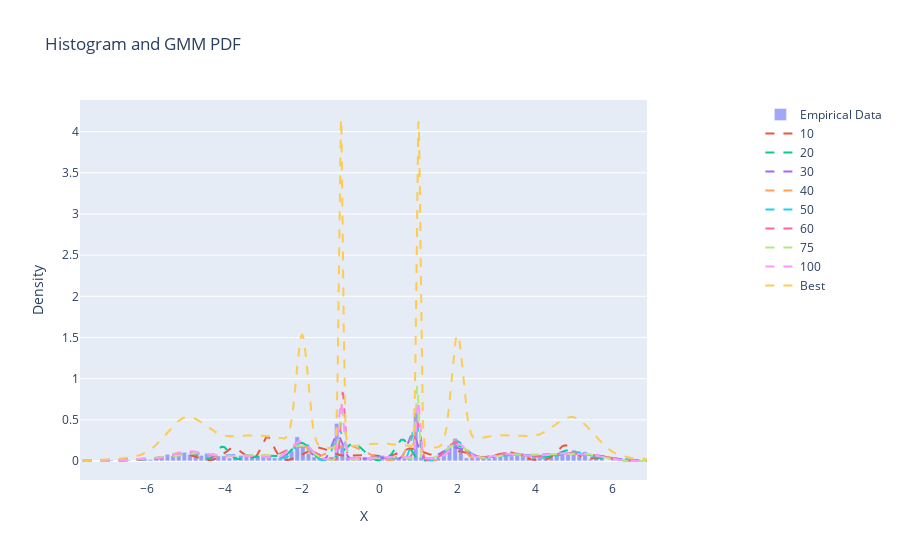

Write notebook code for a chart like this one.
### Code cell
from distribution_optimization_py.gaussian_mixture import compare_solutions_plotly

best_solution = np.array([0.5] * 11 + [0.5, 1.5, 1.0, 0.15, 0.05, 1.0, 0.05, 0.15, 1.0, 1.5, 0.5] + [-5.0, -4.0, -3.0, -2.0, -1.0, 0.0, 1.0, 2.0, 3.0, 4.0, 5.0])

solutions = list(nr_of_bins_to_solution.values())
labels = [f"{nr_of_bins}" for nr_of_bins in nr_of_bins_to_solution.keys()]

compare_solutions_plotly(
    random_data,
    11,
    solutions + [best_solution],
    labels + ["Best"],
    bins=100,
)

### Figure 1 — Plotly figure (JSON) as saved in the notebook; plotly's stock layout.template omitted (floating-point values rounded to 4 significant figures; data arrays with more than 128 entries replaced by an {"elided": "..."} marker saying what was removed)
{"data": [{"name": "Empirical Data", "opacity": 0.6, "type": "bar", "x": [-7.652, -7.507, -7.361, -7.216, -7.071, -6.925, -6.78, -6.635, -6.489, -6.344, -6.198, -6.053, -5.908, -5.762, -5.617, -5.472, -5.326, -5.181, -5.035, -4.89, -4.745, -4.599, -4.454, -4.309, -4.163, -4.018, -3.872, -3.727, -3.582, -3.436, -3.291, -3.145, -3.0, -2.855, -2.709, -2.564, -2.419, -2.273, -2.128, -1.982, -1.837, -1.692, -1.546, -1.401, -1.256, -1.11, -0.9648, -0.8194, -0.674, -0.5286, -0.3833, -0.2379, -0.09251, 0.05287, 0.1983, 0.3436, 0.489, 0.6344, 0.7798, 0.9252, 1.071, 1.216, 1.361, 1.507, 1.652, 1.797, 1.943, 2.088, 2.234, 2.379, 2.524, 2.67, 2.815, 2.96, 3.106, 3.251, 3.397, 3.542, 3.687, 3.833, 3.978, 4.124, 4.269, 4.414, 4.56, 4.705, 4.85, 4.996, 5.141, 5.287, 5.432, 5.577, 5.723, 5.868, 6.013, 6.159, 6.304, 6.45, 6.595, 6.74], "y": [0.006253, 0, 0, 0, 0, 0.01251, 0, 0, 0.01251, 0, 0.01251, 0.02501, 0.01876, 0.03127, 0.03752, 0.08129, 0.06253, 0.1001, 0.1063, 0.08129, 0.06879, 0.06879, 0.0938, 0.0938, 0.06253, 0.06253, 0.03752, 0.05628, 0.06879, 0.06879, 0.06879, 0.05003, 0.07504, 0.06879, 0.03752, 0.03752, 0.0938, 0.1251, 0.2939, 0.1813, 0.0938, 0.05003, 0.03127, 0.01251, 0.05003, 0.4565, 0.1938, 0.05003, 0.04377, 0.02501, 0.04377, 0.04377, 0.03127, 0.06879, 0, 0.03127, 0.04377, 0.04377, 0.05003, 0.5878, 0.05003, 0.02501, 0.05003, 0.03752, 0.08754, 0.1876, 0.2751, 0.1626, 0.03752, 0.04377, 0.05628, 0.06253, 0.03127, 0.06253, 0.06879, 0.07504, 0.06253, 0.0938, 0.08129, 0.06253, 0.06253, 0.06879, 0.03752, 0.06253, 0.08129, 0.08129, 0.1001, 0.1313, 0.06253, 0.1126, 0.02501, 0.06253, 0.06253, 0.006253, 0.01251, 0.01876, 0.006253, 0, 0.01251, 0.006253]}, {"line": {"dash": "dash"}, "mode": "lines", "name": "10", "type": "scatter", "x": {"elided": "1000 float values"}, "y": {"elided": "1000 float values"}}, {"line": {"dash": "dash"}, "mode": "lines", "name": "20", "type": "scatter", "x": {"elided": "1000 float values"}, "y": {"elided": "1000 float values"}}, {"line": {"dash": "dash"}, "mode": "lines", "name": "30", "type": "scatter", "x": {"elided": "1000 float values"}, "y": {"elided": "1000 float values"}}, {"line": {"dash": "dash"}, "mode": "lines", "name": "40", "type": "scatter", "x": {"elided": "1000 float values"}, "y": {"elided": "1000 float values"}}, {"line": {"dash": "dash"}, "mode": "lines", "name": "50", "type": "scatter", "x": {"elided": "1000 float values"}, "y": {"elided": "1000 float values"}}, {"line": {"dash": "dash"}, "mode": "lines", "name": "60", "type": "scatter", "x": {"elided": "1000 float values"}, "y": {"elided": "1000 float values"}}, {"line": {"dash": "dash"}, "mode": "lines", "name": "75", "type": "scatter", "x": {"elided": "1000 float values"}, "y": {"elided": "1000 float values"}}, {"line": {"dash": "dash"}, "mode": "lines", "name": "100", "type": "scatter", "x": {"elided": "1000 float values"}, "y": {"elided": "1000 float values"}}, {"line": {"dash": "dash"}, "mode": "lines", "name": "Best", "type": "scatter", "x": {"elided": "1000 float values"}, "y": {"elided": "1000 float values"}}], "layout": {"legend": {"x": 1.2, "y": 1}, "title": {"text": "Histogram and GMM PDF"}, "xaxis": {"title": {"text": "X"}}, "yaxis": {"title": {"text": "Density"}}}}
